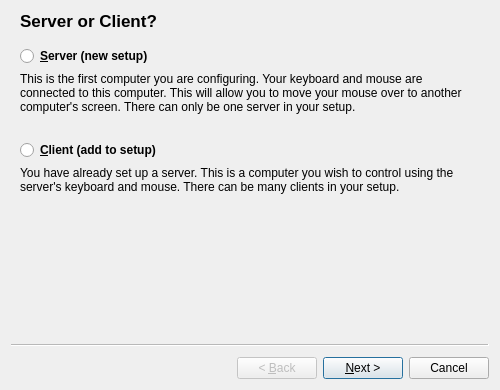
<?xml version="1.0" encoding="UTF-8"?>
<ui version="4.0">
 <class>SetupWizardBase</class>
 <widget class="QWizard" name="SetupWizardBase">
  <property name="geometry">
   <rect>
    <x>0</x>
    <y>0</y>
    <width>500</width>
    <height>390</height>
   </rect>
  </property>
  <property name="minimumSize">
   <size>
    <width>500</width>
    <height>390</height>
   </size>
  </property>
  <property name="windowTitle">
   <string>Setup Synergy</string>
  </property>
  <widget class="QWizardPage" name="m_pNodePage">
   <property name="sizePolicy">
    <sizepolicy hsizetype="Expanding" vsizetype="Expanding">
     <horstretch>0</horstretch>
     <verstretch>0</verstretch>
    </sizepolicy>
   </property>
   <property name="title">
    <string>Server or Client?</string>
   </property>
   <property name="subTitle">
    <string/>
   </property>
   <layout class="QVBoxLayout" name="verticalLayout_2">
    <item>
     <widget class="QRadioButton" name="m_pServerRadioButton">
      <property name="font">
       <font>
        <weight>75</weight>
        <bold>true</bold>
       </font>
      </property>
      <property name="text">
       <string>&amp;Server (new setup)</string>
      </property>
     </widget>
    </item>
    <item>
     <widget class="QLabel" name="m_pClientLabel">
      <property name="minimumSize">
       <size>
        <width>0</width>
        <height>0</height>
       </size>
      </property>
      <property name="text">
       <string>This is the first computer you are configuring. Your keyboard and mouse are connected to this computer. This will allow you to move your mouse over to another computer's screen. There can only be one server in your setup.</string>
      </property>
      <property name="wordWrap">
       <bool>true</bool>
      </property>
     </widget>
    </item>
    <item>
     <spacer name="verticalSpacer">
      <property name="orientation">
       <enum>Qt::Vertical</enum>
      </property>
      <property name="sizeType">
       <enum>QSizePolicy::Fixed</enum>
      </property>
      <property name="sizeHint" stdset="0">
       <size>
        <width>20</width>
        <height>20</height>
       </size>
      </property>
     </spacer>
    </item>
    <item>
     <widget class="QRadioButton" name="m_pClientRadioButton">
      <property name="font">
       <font>
        <weight>75</weight>
        <bold>true</bold>
       </font>
      </property>
      <property name="text">
       <string>&amp;Client (add to setup)</string>
      </property>
     </widget>
    </item>
    <item>
     <widget class="QLabel" name="m_pServerLabel">
      <property name="minimumSize">
       <size>
        <width>0</width>
        <height>0</height>
       </size>
      </property>
      <property name="text">
       <string>You have already set up a server. This is a computer you wish to control using the server's keyboard and mouse. There can be many clients in your setup.</string>
      </property>
      <property name="wordWrap">
       <bool>true</bool>
      </property>
     </widget>
    </item>
    <item>
     <spacer name="verticalSpacer_2">
      <property name="orientation">
       <enum>Qt::Vertical</enum>
      </property>
      <property name="sizeType">
       <enum>QSizePolicy::MinimumExpanding</enum>
      </property>
      <property name="sizeHint" stdset="0">
       <size>
        <width>0</width>
        <height>0</height>
       </size>
      </property>
     </spacer>
    </item>
   </layout>
  </widget>
  <widget class="QWizardPage" name="m_pCryptoPage">
   <property name="sizePolicy">
    <sizepolicy hsizetype="Expanding" vsizetype="Expanding">
     <horstretch>0</horstretch>
     <verstretch>0</verstretch>
    </sizepolicy>
   </property>
   <property name="title">
    <string>Encryption</string>
   </property>
   <layout class="QVBoxLayout" name="verticalLayout">
    <item>
     <widget class="QLabel" name="label_2">
      <property name="text">
       <string>Network traffic can be easily monitored. Using encryption can reduce the risk that sensitive information will be revealed to others (for example, passwords).</string>
      </property>
      <property name="wordWrap">
       <bool>true</bool>
      </property>
     </widget>
    </item>
    <item>
     <spacer name="verticalSpacer_3">
      <property name="orientation">
       <enum>Qt::Vertical</enum>
      </property>
      <property name="sizeType">
       <enum>QSizePolicy::Fixed</enum>
      </property>
      <property name="sizeHint" stdset="0">
       <size>
        <width>20</width>
        <height>20</height>
       </size>
      </property>
     </spacer>
    </item>
    <item>
     <widget class="QLabel" name="label">
      <property name="text">
       <string>Choose a random encryption mode. The mode must be the same on both the client and server.</string>
      </property>
      <property name="wordWrap">
       <bool>true</bool>
      </property>
     </widget>
    </item>
    <item>
     <layout class="QFormLayout" name="formLayout">
      <property name="fieldGrowthPolicy">
       <enum>QFormLayout::ExpandingFieldsGrow</enum>
      </property>
      <item row="1" column="0">
       <widget class="QLabel" name="m_pLabel_26">
        <property name="sizePolicy">
         <sizepolicy hsizetype="Preferred" vsizetype="Preferred">
          <horstretch>0</horstretch>
          <verstretch>0</verstretch>
         </sizepolicy>
        </property>
        <property name="minimumSize">
         <size>
          <width>100</width>
          <height>0</height>
         </size>
        </property>
        <property name="sizeIncrement">
         <size>
          <width>0</width>
          <height>0</height>
         </size>
        </property>
        <property name="baseSize">
         <size>
          <width>0</width>
          <height>0</height>
         </size>
        </property>
        <property name="font">
         <font>
          <weight>75</weight>
          <bold>true</bold>
         </font>
        </property>
        <property name="text">
         <string>&amp;Mode:</string>
        </property>
        <property name="indent">
         <number>10</number>
        </property>
        <property name="buddy">
         <cstring>m_pComboCryptoMode</cstring>
        </property>
       </widget>
      </item>
      <item row="1" column="1">
       <widget class="QComboBox" name="m_pComboCryptoMode">
        <property name="sizePolicy">
         <sizepolicy hsizetype="Fixed" vsizetype="Preferred">
          <horstretch>0</horstretch>
          <verstretch>0</verstretch>
         </sizepolicy>
        </property>
        <property name="minimumSize">
         <size>
          <width>200</width>
          <height>0</height>
         </size>
        </property>
        <item>
         <property name="text">
          <string notr="true"/>
         </property>
        </item>
        <item>
         <property name="text">
          <string notr="true">OFB (Output Feedback)</string>
         </property>
        </item>
        <item>
         <property name="text">
          <string notr="true">CFB (Cipher Feedback)</string>
         </property>
        </item>
        <item>
         <property name="text">
          <string notr="true">CTR (Counter)</string>
         </property>
        </item>
        <item>
         <property name="text">
          <string notr="true">GCM (Galois/Counter)</string>
         </property>
        </item>
        <item>
         <property name="text">
          <string notr="true">Disable encryption</string>
         </property>
        </item>
       </widget>
      </item>
     </layout>
    </item>
    <item>
     <spacer name="verticalSpacer_5">
      <property name="orientation">
       <enum>Qt::Vertical</enum>
      </property>
      <property name="sizeType">
       <enum>QSizePolicy::Fixed</enum>
      </property>
      <property name="sizeHint" stdset="0">
       <size>
        <width>20</width>
        <height>10</height>
       </size>
      </property>
     </spacer>
    </item>
    <item>
     <widget class="QLabel" name="m_pLabel_27">
      <property name="minimumSize">
       <size>
        <width>0</width>
        <height>0</height>
       </size>
      </property>
      <property name="text">
       <string>A longer password will provide stronger encryption. It is a good idea to use 20 characters or more.</string>
      </property>
      <property name="wordWrap">
       <bool>true</bool>
      </property>
     </widget>
    </item>
    <item>
     <layout class="QFormLayout" name="formLayout_2">
      <item row="1" column="0">
       <widget class="QLabel" name="m_pLabel_23">
        <property name="minimumSize">
         <size>
          <width>100</width>
          <height>0</height>
         </size>
        </property>
        <property name="font">
         <font>
          <weight>75</weight>
          <bold>true</bold>
         </font>
        </property>
        <property name="text">
         <string>&amp;Password:</string>
        </property>
        <property name="indent">
         <number>10</number>
        </property>
        <property name="buddy">
         <cstring>m_pLineEditCryptoPass</cstring>
        </property>
       </widget>
      </item>
      <item row="1" column="1">
       <widget class="QLineEdit" name="m_pLineEditCryptoPass">
        <property name="enabled">
         <bool>true</bool>
        </property>
        <property name="sizePolicy">
         <sizepolicy hsizetype="Fixed" vsizetype="Preferred">
          <horstretch>0</horstretch>
          <verstretch>0</verstretch>
         </sizepolicy>
        </property>
        <property name="minimumSize">
         <size>
          <width>200</width>
          <height>0</height>
         </size>
        </property>
        <property name="sizeIncrement">
         <size>
          <width>0</width>
          <height>0</height>
         </size>
        </property>
        <property name="baseSize">
         <size>
          <width>0</width>
          <height>0</height>
         </size>
        </property>
        <property name="echoMode">
         <enum>QLineEdit::Password</enum>
        </property>
       </widget>
      </item>
      <item row="2" column="0">
       <widget class="QLabel" name="m_pLabel_24">
        <property name="minimumSize">
         <size>
          <width>100</width>
          <height>0</height>
         </size>
        </property>
        <property name="font">
         <font>
          <weight>75</weight>
          <bold>true</bold>
         </font>
        </property>
        <property name="text">
         <string>&amp;Confirm:</string>
        </property>
        <property name="indent">
         <number>10</number>
        </property>
        <property name="buddy">
         <cstring>m_pLineEditCryptoPassConfirm</cstring>
        </property>
       </widget>
      </item>
      <item row="2" column="1">
       <widget class="QLineEdit" name="m_pLineEditCryptoPassConfirm">
        <property name="enabled">
         <bool>true</bool>
        </property>
        <property name="sizePolicy">
         <sizepolicy hsizetype="Fixed" vsizetype="Preferred">
          <horstretch>0</horstretch>
          <verstretch>0</verstretch>
         </sizepolicy>
        </property>
        <property name="minimumSize">
         <size>
          <width>200</width>
          <height>0</height>
         </size>
        </property>
        <property name="echoMode">
         <enum>QLineEdit::Password</enum>
        </property>
       </widget>
      </item>
     </layout>
    </item>
    <item>
     <spacer name="verticalSpacer_4">
      <property name="orientation">
       <enum>Qt::Vertical</enum>
      </property>
      <property name="sizeHint" stdset="0">
       <size>
        <width>20</width>
        <height>100</height>
       </size>
      </property>
     </spacer>
    </item>
   </layout>
  </widget>
 </widget>
 <resources/>
 <connections/>
</ui>
